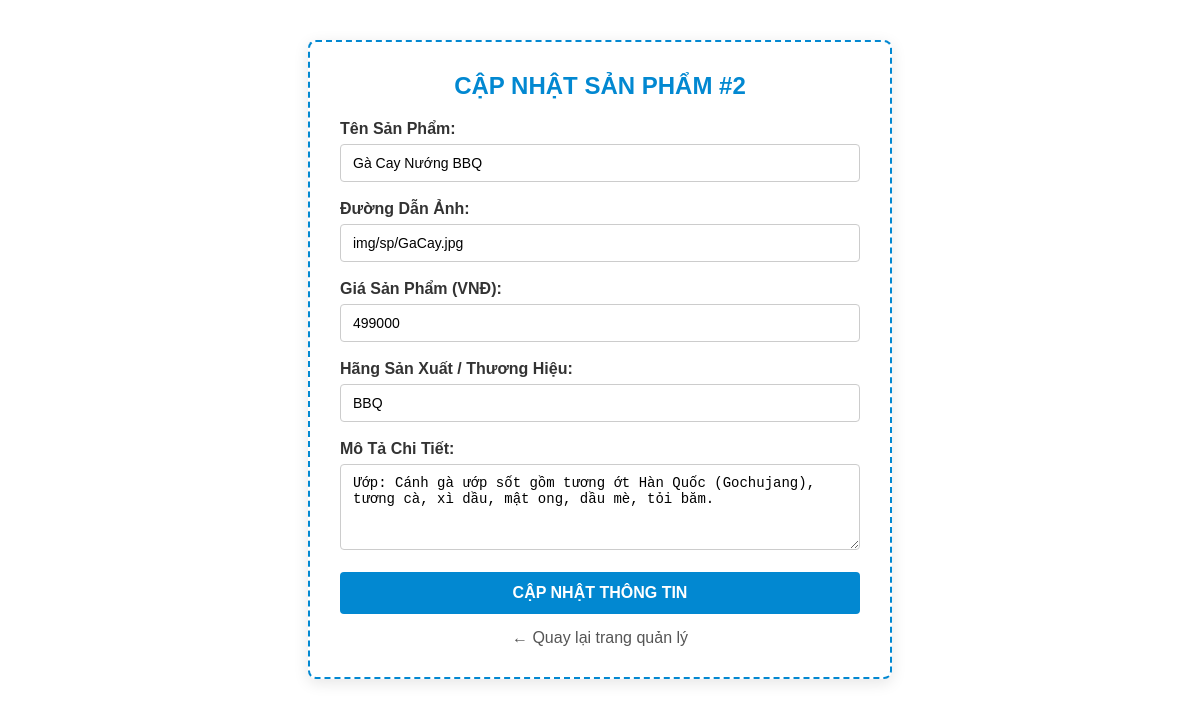
/sua_sp.php?id=2, run on the app's committed database.
### tables this page shows
CREATE TABLE `sanpham` (
  `id_sp` int(11) NOT NULL,
  `ten_sp` varchar(100) NOT NULL,
  `anh_sp` varchar(100) NOT NULL,
  `gia_sp` double NOT NULL,
  `chitiet_sp` varchar(200) NOT NULL,
  `hang_sx` varchar(100) NOT NULL
);

### sua_sp.php (the view, shortened to what this page needs)
<?php
include("connect.php");
if (isset($_GET['id'])) {
    $id = intval($_GET['id']);
    $sql_get = "SELECT * FROM sanpham WHERE id_sp = $id";
    $res = $conn->query($sql_get);
    $data = $res->fetch_assoc();
}
?>
<!DOCTYPE html>
<html lang="vi">
<head>
    <link rel="stylesheet" href="./CSS/admin.css">
</head>
<body>
    <div class="form-box form-box-sua">
        <h2>CẬP NHẬT SẢN PHẨM #<?php echo $id; ?></h2>
        <form action="" method="post">
            <div class="form-group">
                <label>Tên Sản Phẩm:</label>
                <input type="text" name="ten_sp" value="<?php echo htmlspecialchars($data['ten_sp']); ?>" required>
            </div>
            <div class="form-group">
                <label>Đường Dẫn Ảnh:</label>
                <input type="text" name="anh_sp" value="<?php echo htmlspecialchars($data['anh_sp']); ?>" required>
            </div>
            <div class="form-group">
                <label>Giá Sản Phẩm (VNĐ):</label>
                <input type="number" name="gia_sp" value="<?php echo $data['gia_sp']; ?>" required>
            </div>
            <div class="form-group">
                <label>Hãng Sản Xuất / Thương Hiệu:</label>
                <input type="text" name="hang_sx" value="<?php echo htmlspecialchars($data['hang_sx']); ?>" required>
            </div>
            <div class="form-group">
                <label>Mô Tả Chi Tiết:</label>
                <textarea name="chitiet_sp" rows="4" required><?php echo htmlspecialchars($data['chitiet_sp']); ?></textarea>
            </div>
            <button type="submit" name="sua" class="btn-submit btn-submit-sua">CẬP NHẬT THÔNG TIN</button>
            <div class="link-quaylai">
                <a href="admin.php">← Quay lại trang quản lý</a>
            </div>
        </form>
    </div>
</body>
</html>

### admin.css (style rules this page uses)
.form-box { max-width: 520px; margin: 40px auto; padding: 30px; background-color: #ffffff; border: 2px dashed #e53935; border-radius: 8px; box-shadow: 0 4px 15px rgba(0, 0, 0, 0.1); font-family: Arial, sans-serif; }
.form-box-sua { border-color: #0288d1; }
.form-box h2 { text-align: center; color: #e53935; margin-top: 0; margin-bottom: 20px; }
.form-box-sua h2 { color: #0288d1; }
.form-group { margin-bottom: 18px; }
.form-group label { display: block; margin-bottom: 6px; font-weight: bold; color: #333; }
.form-group input, .form-group textarea { width: 100%; padding: 10px 12px; box-sizing: border-box; border: 1px solid #ccc; border-radius: 4px; font-size: 14px; }
.btn-submit { background-color: #2e7d32; color: #ffffff; padding: 12px; border: none; width: 100%; font-size: 16px; font-weight: bold; cursor: pointer; border-radius: 4px; transition: background-color 0.3s; }
.btn-submit-sua { background-color: #0288d1; }
.link-quaylai { text-align: center; margin-top: 15px; }
.link-quaylai a { color: #555; text-decoration: none; }

### data on the page
sanpham: ten_sp "Gà Cay Nướng BBQ", anh_sp "img/sp/GaCay.jpg", gia_sp "499000", hang_sx "BBQ", chitiet_sp "Ướp: Cánh gà ướp sốt gồm tương ớt Hàn Quốc (Gochujang), tương cà, xì dầu, mật ong, dầu mè, tỏi băm."

### other printed values
$id "2"
